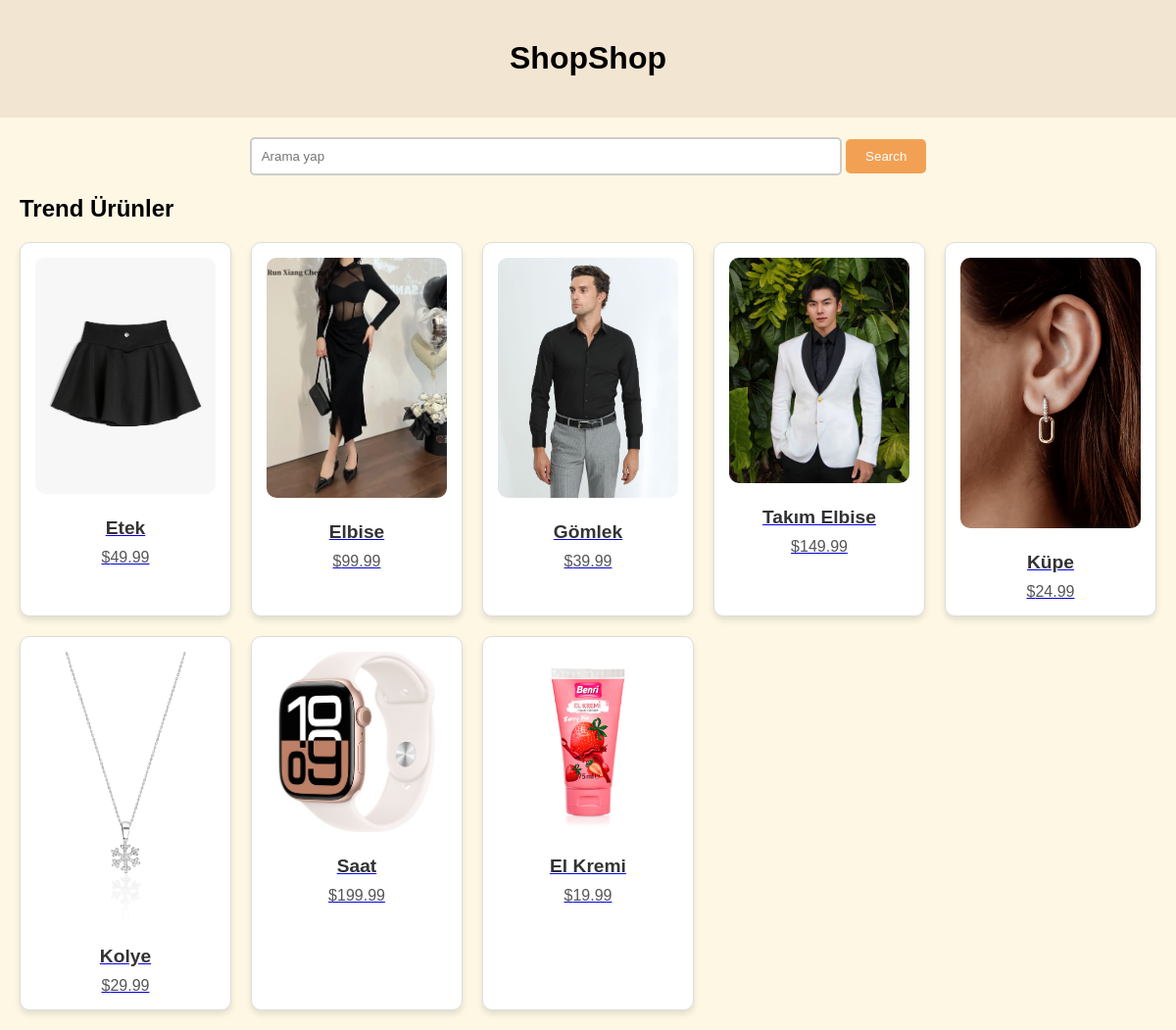
The page / on the database its author committed.
### tables this page shows
CREATE TABLE products (
        id INTEGER PRIMARY KEY AUTOINCREMENT,
        name TEXT,
        product_no TEXT,
        description TEXT,
        price REAL,
        image TEXT,
        category TEXT,
        sub_category_1 TEXT
    );

### assignment2/app.py (the view)
@app.route('/')
def home():
    conn = sql.connect('database2.db')
    conn.row_factory = sql.Row
    cursor = conn.cursor()
    cursor.execute("SELECT * FROM products LIMIT 8")
    products = cursor.fetchall()
    conn.close()
    return render_template('home.html', products=products)

### assignment2/templates/home.html
{% extends "base.html" %}
{% block content %}
<div class="search-bar">
    <form action="{{ url_for('search_results') }}" method="get">
        <input type="text" name="query" placeholder="Arama yap">
        <button type="submit">Search</button>
    </form>
</div>
<h2>Trend Ürünler</h2>
<div class="product-container">
    {% for product in products %}
    <div class="product-card">
        <a href="{{ url_for('product_detail', item_id=product['id']) }}">
            <img src="{{ url_for('static', filename=product['image']) }}" alt="{{ product['name'] }}">
            <h4>{{ product['name'] }}</h4>
            <p>${{ product['price'] }}</p>
        </a>
    </div>
    {% endfor %}
</div>
{% endblock %}

### assignment2/templates/base.html (shortened to what this page needs)
<!DOCTYPE html>
<html>
<head>
</head>
<body>
    <header>
        <h1 onclick="window.location.href='/'" style="cursor: pointer;">ShopShop</h1>
    </header>
    <div class="container">
        {% block content %}{% endblock %}
    </div>
</body>
</html>

### assignment2/templates/base.html (style rules this page uses)
body { font-family: Arial, sans-serif; background-color: #fdf7e4; margin: 0; padding: 0; }
header { background-color: #f2e5d2; padding: 20px; text-align: center; }
.container { padding: 20px; }
.search-bar { text-align: center; margin-bottom: 20px; }
.search-bar input[type="text"] { width: 50%; padding: 10px; border: 2px solid #ccc; border-radius: 5px; }
.search-bar button { padding: 10px 20px; border: none; border-radius: 5px; background-color: #f2a154; color: white; cursor: pointer; }
.product-container { display: grid; grid-template-columns: repeat(auto-fill, minmax(200px, 1fr)); gap: 20px; }
.product-card { background-color: white; border: 1px solid #ddd; border-radius: 10px; box-shadow: 0 4px 6px rgba(0, 0, 0, 0.1); padding: 15px; text-align: center; transition: transform 0.3s, box-shadow 0.3s; }
.product-card img { max-width: 100%; border-radius: 10px; margin-bottom: 10px; }
.product-card h4 { margin: 10px 0; font-size: 1.2em; color: #333; }
.product-card p { margin: 0; color: #555; }

### rows shown on the page
products: image (picture), name "Etek", price "49.99"
products: image (picture), name "Elbise", price "99.99"
products: image (picture), name "Gömlek", price "39.99"
products: image (picture), name "Takım Elbise", price "149.99"
products: image (picture), name "Küpe", price "24.99"
products: image (picture), name "Kolye", price "29.99"
products: image (picture), name "Saat", price "199.99"
products: image (picture), name "El Kremi", price "19.99"
